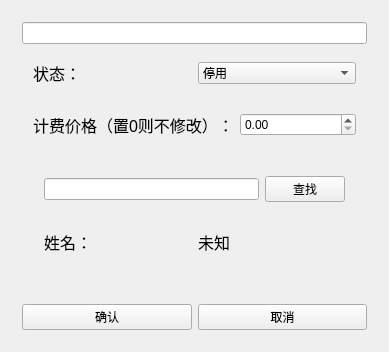
<?xml version="1.0" encoding="UTF-8"?>
<ui version="4.0">
 <class>ModifyRoomClass</class>
 <widget class="QWidget" name="ModifyRoomClass">
  <property name="geometry">
   <rect>
    <x>0</x>
    <y>0</y>
    <width>389</width>
    <height>344</height>
   </rect>
  </property>
  <property name="windowTitle">
   <string>ModifyRoom</string>
  </property>
  <layout class="QVBoxLayout" name="verticalLayout_2">
   <item>
    <widget class="QWidget" name="widget" native="true">
     <layout class="QVBoxLayout" name="verticalLayout">
      <item>
       <widget class="QLineEdit" name="lineEdit_room_name"/>
      </item>
      <item>
       <widget class="QWidget" name="widget_3" native="true">
        <property name="sizePolicy">
         <sizepolicy hsizetype="Preferred" vsizetype="Fixed">
          <horstretch>0</horstretch>
          <verstretch>0</verstretch>
         </sizepolicy>
        </property>
        <layout class="QHBoxLayout" name="horizontalLayout">
         <item>
          <widget class="QLabel" name="label">
           <property name="font">
            <font>
             <pointsize>12</pointsize>
            </font>
           </property>
           <property name="text">
            <string>状态：</string>
           </property>
          </widget>
         </item>
         <item>
          <widget class="QComboBox" name="comboBox">
           <item>
            <property name="text">
             <string>停用</string>
            </property>
           </item>
           <item>
            <property name="text">
             <string>启用</string>
            </property>
           </item>
          </widget>
         </item>
        </layout>
       </widget>
      </item>
      <item>
       <widget class="QWidget" name="widget_7" native="true">
        <property name="sizePolicy">
         <sizepolicy hsizetype="Preferred" vsizetype="Fixed">
          <horstretch>0</horstretch>
          <verstretch>0</verstretch>
         </sizepolicy>
        </property>
        <layout class="QHBoxLayout" name="horizontalLayout_5">
         <item>
          <widget class="QLabel" name="label_3">
           <property name="font">
            <font>
             <pointsize>12</pointsize>
            </font>
           </property>
           <property name="text">
            <string>计费价格（置0则不修改）：</string>
           </property>
          </widget>
         </item>
         <item>
          <widget class="QDoubleSpinBox" name="doubleSpinBox_fees">
           <property name="maximum">
            <double>65535.000000000000000</double>
           </property>
          </widget>
         </item>
        </layout>
       </widget>
      </item>
      <item>
       <widget class="QWidget" name="widget_4" native="true">
        <property name="sizePolicy">
         <sizepolicy hsizetype="Preferred" vsizetype="Fixed">
          <horstretch>0</horstretch>
          <verstretch>0</verstretch>
         </sizepolicy>
        </property>
        <layout class="QVBoxLayout" name="verticalLayout_3">
         <item>
          <widget class="QWidget" name="widget_6" native="true">
           <property name="sizePolicy">
            <sizepolicy hsizetype="Preferred" vsizetype="Fixed">
             <horstretch>0</horstretch>
             <verstretch>0</verstretch>
            </sizepolicy>
           </property>
           <layout class="QHBoxLayout" name="horizontalLayout_2">
            <item>
             <widget class="QLineEdit" name="lineEdit_manager_id"/>
            </item>
            <item>
             <widget class="QPushButton" name="pushButton_search">
              <property name="text">
               <string>查找</string>
              </property>
             </widget>
            </item>
           </layout>
          </widget>
         </item>
         <item>
          <widget class="QWidget" name="widget_5" native="true">
           <property name="sizePolicy">
            <sizepolicy hsizetype="Preferred" vsizetype="Fixed">
             <horstretch>0</horstretch>
             <verstretch>0</verstretch>
            </sizepolicy>
           </property>
           <layout class="QHBoxLayout" name="horizontalLayout_3">
            <item>
             <widget class="QLabel" name="label_2">
              <property name="font">
               <font>
                <pointsize>12</pointsize>
               </font>
              </property>
              <property name="text">
               <string>姓名：</string>
              </property>
             </widget>
            </item>
            <item>
             <widget class="QLabel" name="label_manager_name">
              <property name="font">
               <font>
                <pointsize>12</pointsize>
               </font>
              </property>
              <property name="text">
               <string>未知</string>
              </property>
             </widget>
            </item>
           </layout>
          </widget>
         </item>
        </layout>
       </widget>
      </item>
     </layout>
    </widget>
   </item>
   <item>
    <widget class="QWidget" name="widget_2" native="true">
     <property name="sizePolicy">
      <sizepolicy hsizetype="Preferred" vsizetype="Fixed">
       <horstretch>0</horstretch>
       <verstretch>0</verstretch>
      </sizepolicy>
     </property>
     <layout class="QHBoxLayout" name="horizontalLayout_4">
      <item>
       <widget class="QPushButton" name="pushButton_confirm">
        <property name="text">
         <string>确认</string>
        </property>
       </widget>
      </item>
      <item>
       <widget class="QPushButton" name="pushButton_cancal">
        <property name="text">
         <string>取消</string>
        </property>
       </widget>
      </item>
     </layout>
    </widget>
   </item>
  </layout>
 </widget>
 <layoutdefault spacing="6" margin="11"/>
 <resources/>
 <connections/>
</ui>
